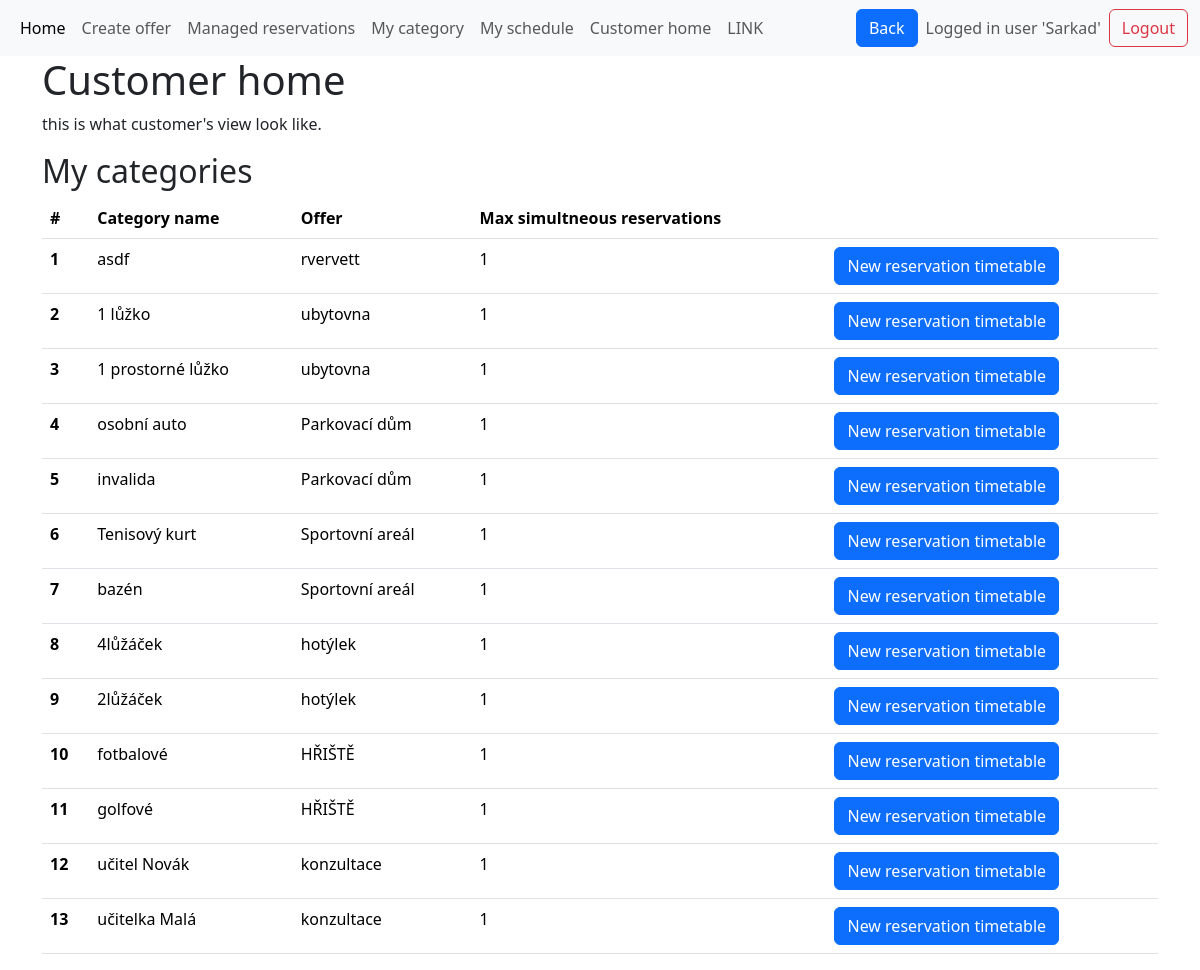
Before: /customer_home/1 (signed in) with the older database file.
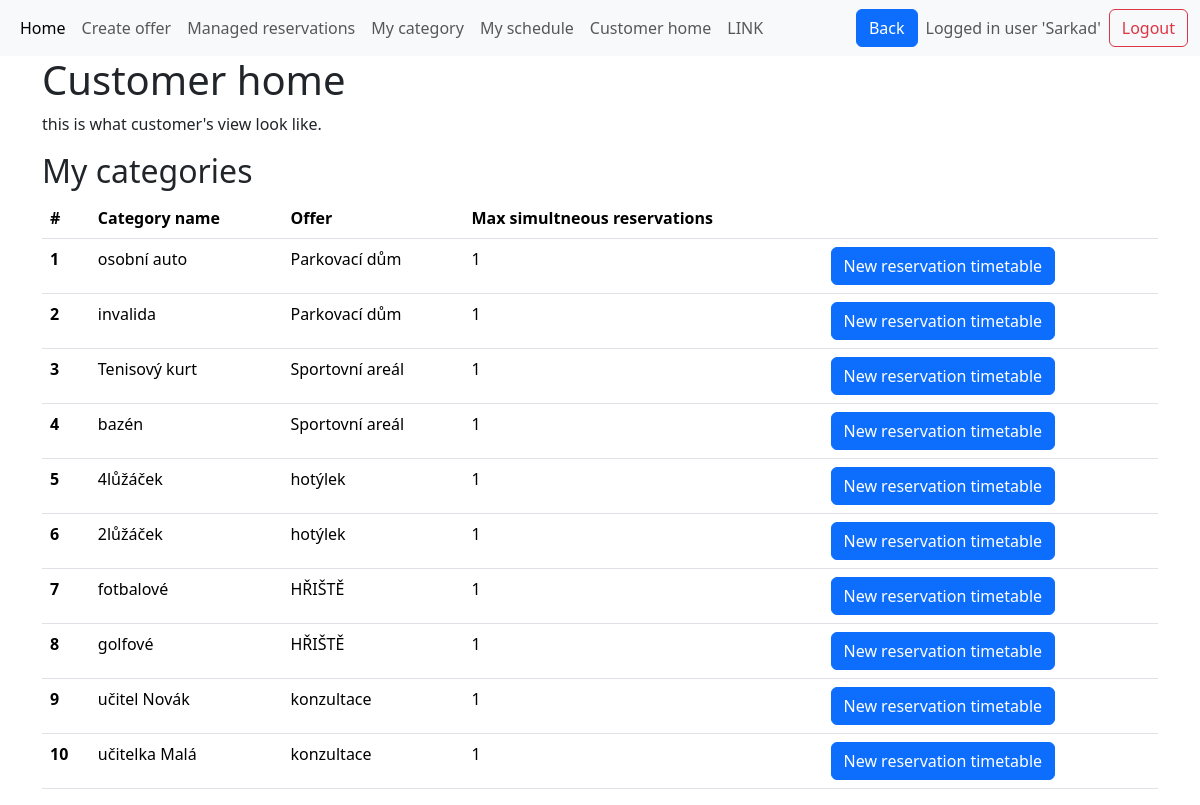
After: the same page with the newer database file.
### base/models.py (models this page shows, shortened)
class Category(models.Model):
    category_name = models.CharField(max_length=50)
    category_description = models.CharField(max_length=1000, null=True, blank=True)
    category_capacity = models.IntegerField(default=1,help_text="How many reservations at one time are possible? e.g.seminar = 20 or parkplace = 1")
    max_simultneous_reservations = models.IntegerField(default=1)
    additional_time = models.DurationField(null=True, blank=True,default=0)
    count_of_units = models.IntegerField(default=1,help_text="How many units are there in this category? e.g. 5 parkplaces for disabled people")
    created_at = models.DateTimeField(default=timezone.now)
    unit_names = models.JSONField(default=list) # list of unit names
    opening_time = models.TimeField(default=datetime.time(0, 0))
    closing_time = models.TimeField(default=datetime.time(23, 59,59)) #TODO 24:00 and default values 9:23-9:23
    belongs_to_offer = models.ForeignKey(Offer, on_delete=models.CASCADE)
    category_pricing = models.ForeignKey(Pricing, on_delete=models.CASCADE, null=True)

class Offer(models.Model):
    offer_name = models.CharField(max_length=50)
    available_from = models.DateField(null=True, blank=True)
    available_to = models.DateField(null=True, blank=True)
    created_at = models.DateTimeField(default=timezone.now)
    manager_of_this_offer = models.ForeignKey(
        User, on_delete=models.CASCADE, null=True, blank=True
    )
    def __str__(self):
        return self.offer_name  # rewrites Offer object (x) to its name in admi panel
    class Meta:
        unique_together = (
            "offer_name",
            "manager_of_this_offer",
        )  # there cannot be two same named offers managed by the same user

### base/views.py (the view)
# urls.py: path('customer_home/<int:manager_id>', views.customer_home, name='customer_home'),
@login_required
def customer_home(request, manager_id=None):
    categories = Category.objects.filter(
        belongs_to_offer__manager_of_this_offer=request.user
    ).distinct()
    return render(request, "customer_home.html", {"categories": categories})

### templates/customer_home.html (shortened to what this page needs)
{% extends 'main.html' %}
{% load crispy_forms_tags %}
{% load static %}
{% block content %}
<div class="container-md">
    <h1> Customer home </h1>
    <p>this is what customer's view look like.</p>
    <h2>My categories</h2>
    {% if categories %}
    <table class="table table-hover">
        <thead>
            <tr>
                <th scope="col">#</th>
                <th scope="col">Category name</th>
                <th scope="col">Offer</th>
                <th scope="col">Max simultneous reservations</th>
                <th scope="col"> </th>
            </tr>
        </thead>
        <tbody>
            {% for category in categories %}
            <tr class="clickable-row" style="cursor: pointer;" title="Click to edit category"
                onclick="location.href='{% url 'edit_category' category.belongs_to_offer.id category.id %}'">
                <th scope="row">{{ forloop.counter }}</th>
                <td>{{ category.category_name }} </td>
                <td>{{ category.belongs_to_offer }} </td>
                <td>{{ category.max_simultneous_reservations }} </td>
                <td> <button class="btn btn-primary btn-reservation-calendar"
                        data-offer-id="{{ category.belongs_to_offer.id }}" data-category-id="{{ category.id }}">New
                        reservation timetable</button>
                </td>
            </tr>
            {% endfor %}
        </tbody>
    </table>
    {% else %}
    <p>You do not have any categories. Begin by creating categories for your offers to organize them better. </p>
        <p>Each category can represent a different type of service or reservation slot you offer.</p>
    <p>Categories can be created from the offer detail page once you have offers set up.</p>
    {% endif %}
</div>
{% endblock %}

### templates/main.html (shortened to what this page needs)
<!DOCTYPE html>
<html>
    {% load static %}
<head>
    <link href="https://cdn.jsdelivr.net/npm/bootstrap@5.3.3/dist/css/bootstrap.min.css" rel="stylesheet"
>
    <link rel="stylesheet" href="https://cdn.jsdelivr.net/npm/bootstrap-icons@1.9.1/font/bootstrap-icons.css">
    <link rel="stylesheet" type="text/css" href="{% static 'css/style.css' %}">
</head>
<body>
    {% include 'navbar.html' %}
    {% block content %}
    {% endblock %}
</body>
</html>

### templates/navbar.html (shortened to what this page needs)
<nav class="navbar navbar-expand-lg bg-body-tertiary">
  <div class="container-fluid">
    <div class="collapse navbar-collapse" id="navbarSupportedContent">
      <ul class="navbar-nav me-auto mb-2 mb-lg-0">
        <li class="nav-item">
          <a class="nav-link active" aria-current="page" href="/manager_home">Home</a>
        </li>
        <li class="nav-item">
          <a class="nav-link" href="/create_offer">Create offer</a>
        </li>
        <li class="nav-item">
          <a class="nav-link" href="/managed_reservations">Managed reservations</a>
        </li>
        <li class="nav-item">
          <a class="nav-link" href="/my_schedule">My category</a>
        </li>
        <li class="nav-item">
          <a class="nav-link" href="/my_schedule">My schedule</a>
        </li>
        {% if request.user.is_authenticated %}
        <li class="nav-item">
          <a class="nav-link" href="{% url 'customer_home' manager_id=request.user.id %}">Customer home</a>
        </li>
        <li class="nav-item">
          <a class="nav-link" href="{% url 'manager_link' manager_id=request.user.id %}">LINK</a>
        </li>
        {% endif %}
      </ul>
      <button type="submit" class="btn btn-primary me-2" onclick="goBack()">Back</button>
       <div class="d-flex align-items-center">
        {% if request.user.is_authenticated %}
        <span class="navbar-text me-2"> Logged in user '{{ request.user.username | title }}'</span>
        <a class="btn btn-outline-danger" href="{% url 'logout' %}">Logout</a>
        {% else %}
        <a class="btn btn-outline-primary" href="{% url 'login' %}">Login</a>
        {% endif %}
      </div>
    </div>
    </div>
</nav>

Changed rows visible on the page:
removed Category: category_name "asdf", belongs_to_offer "rvervett", max_simultneous_reservations "1"
removed Category: category_name "1 lůžko", belongs_to_offer "ubytovna", max_simultneous_reservations "1"
removed Category: category_name "1 prostorné lůžko", belongs_to_offer "ubytovna", max_simultneous_reservations "1"
